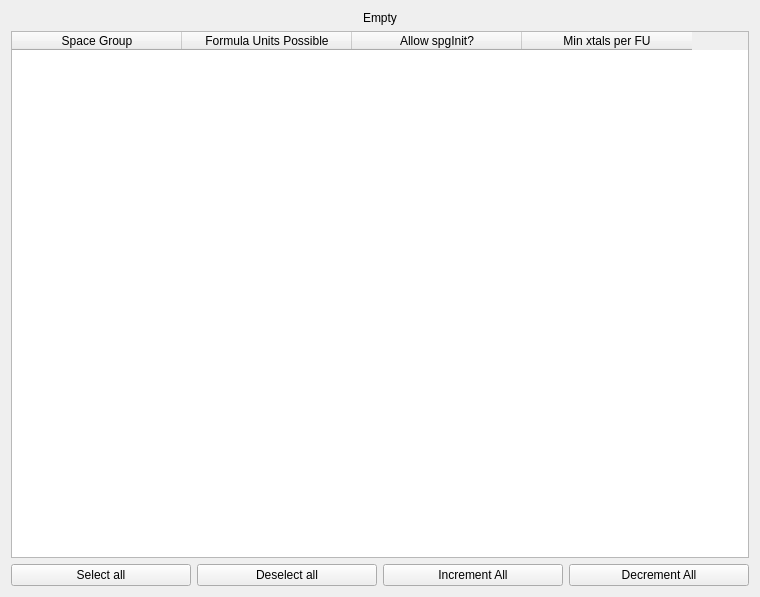
<?xml version="1.0" encoding="UTF-8"?>
<ui version="4.0">
 <class>SpgInitDialog</class>
 <widget class="QWidget" name="SpgInitDialog">
  <property name="geometry">
   <rect>
    <x>0</x>
    <y>0</y>
    <width>760</width>
    <height>597</height>
   </rect>
  </property>
  <property name="windowTitle">
   <string>Spacegroup Options</string>
  </property>
  <layout class="QGridLayout" name="gridLayout">
   <item row="2" column="2">
    <widget class="QPushButton" name="push_deselectAll">
     <property name="text">
      <string>Deselect all</string>
     </property>
    </widget>
   </item>
   <item row="2" column="4">
    <widget class="QPushButton" name="push_decrementAll">
     <property name="text">
      <string>Decrement All</string>
     </property>
    </widget>
   </item>
   <item row="2" column="1">
    <widget class="QPushButton" name="push_selectAll">
     <property name="text">
      <string>Select all</string>
     </property>
    </widget>
   </item>
   <item row="1" column="1" colspan="4">
    <widget class="QTableWidget" name="table_list">
     <property name="contextMenuPolicy">
      <enum>Qt::CustomContextMenu</enum>
     </property>
     <property name="editTriggers">
      <set>QAbstractItemView::NoEditTriggers</set>
     </property>
     <property name="alternatingRowColors">
      <bool>true</bool>
     </property>
     <property name="selectionMode">
      <enum>QAbstractItemView::SingleSelection</enum>
     </property>
     <property name="selectionBehavior">
      <enum>QAbstractItemView::SelectRows</enum>
     </property>
     <property name="sortingEnabled">
      <bool>false</bool>
     </property>
     <attribute name="horizontalHeaderVisible">
      <bool>true</bool>
     </attribute>
     <attribute name="horizontalHeaderCascadingSectionResizes">
      <bool>true</bool>
     </attribute>
     <attribute name="horizontalHeaderDefaultSectionSize">
      <number>170</number>
     </attribute>
     <attribute name="horizontalHeaderHighlightSections">
      <bool>true</bool>
     </attribute>
     <attribute name="horizontalHeaderMinimumSectionSize">
      <number>100</number>
     </attribute>
     <attribute name="horizontalHeaderShowSortIndicator" stdset="0">
      <bool>false</bool>
     </attribute>
     <attribute name="horizontalHeaderStretchLastSection">
      <bool>false</bool>
     </attribute>
     <column>
      <property name="text">
       <string>Space Group</string>
      </property>
     </column>
     <column>
      <property name="text">
       <string>Formula Units Possible</string>
      </property>
     </column>
     <column>
      <property name="text">
       <string>Allow spgInit?</string>
      </property>
     </column>
     <column>
      <property name="text">
       <string>Min xtals per FU</string>
      </property>
     </column>
    </widget>
   </item>
   <item row="2" column="3">
    <widget class="QPushButton" name="push_incrementAll">
     <property name="text">
      <string>Increment All</string>
     </property>
    </widget>
   </item>
   <item row="0" column="2" colspan="2">
    <widget class="QLabel" name="ui_label">
     <property name="text">
      <string>Empty</string>
     </property>
     <property name="alignment">
      <set>Qt::AlignCenter</set>
     </property>
    </widget>
   </item>
  </layout>
  <zorder>push_selectAll</zorder>
  <zorder>push_deselectAll</zorder>
  <zorder>table_list</zorder>
  <zorder>push_decrementAll</zorder>
  <zorder>push_incrementAll</zorder>
  <zorder>ui_label</zorder>
 </widget>
 <resources/>
 <connections/>
</ui>
